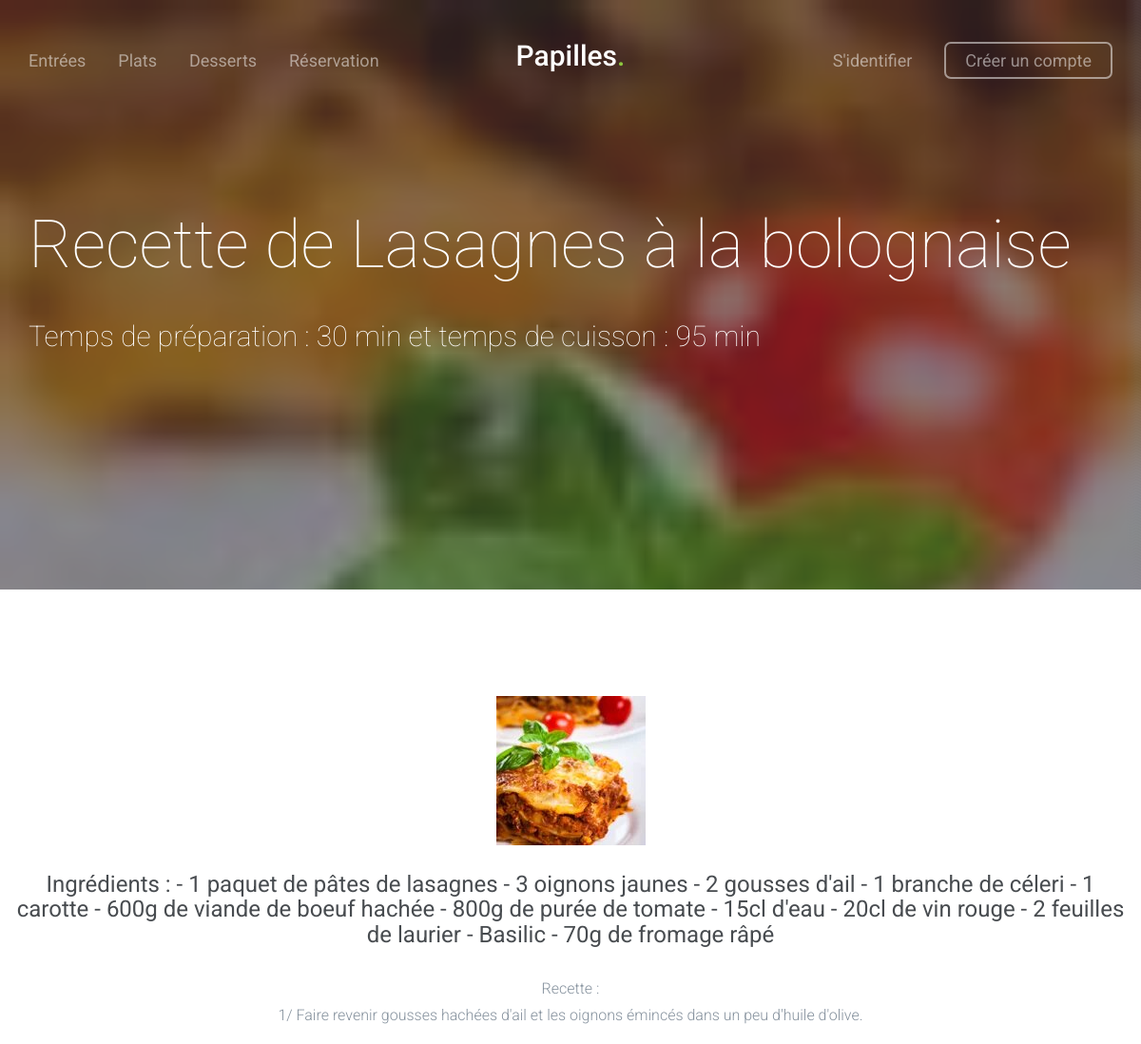
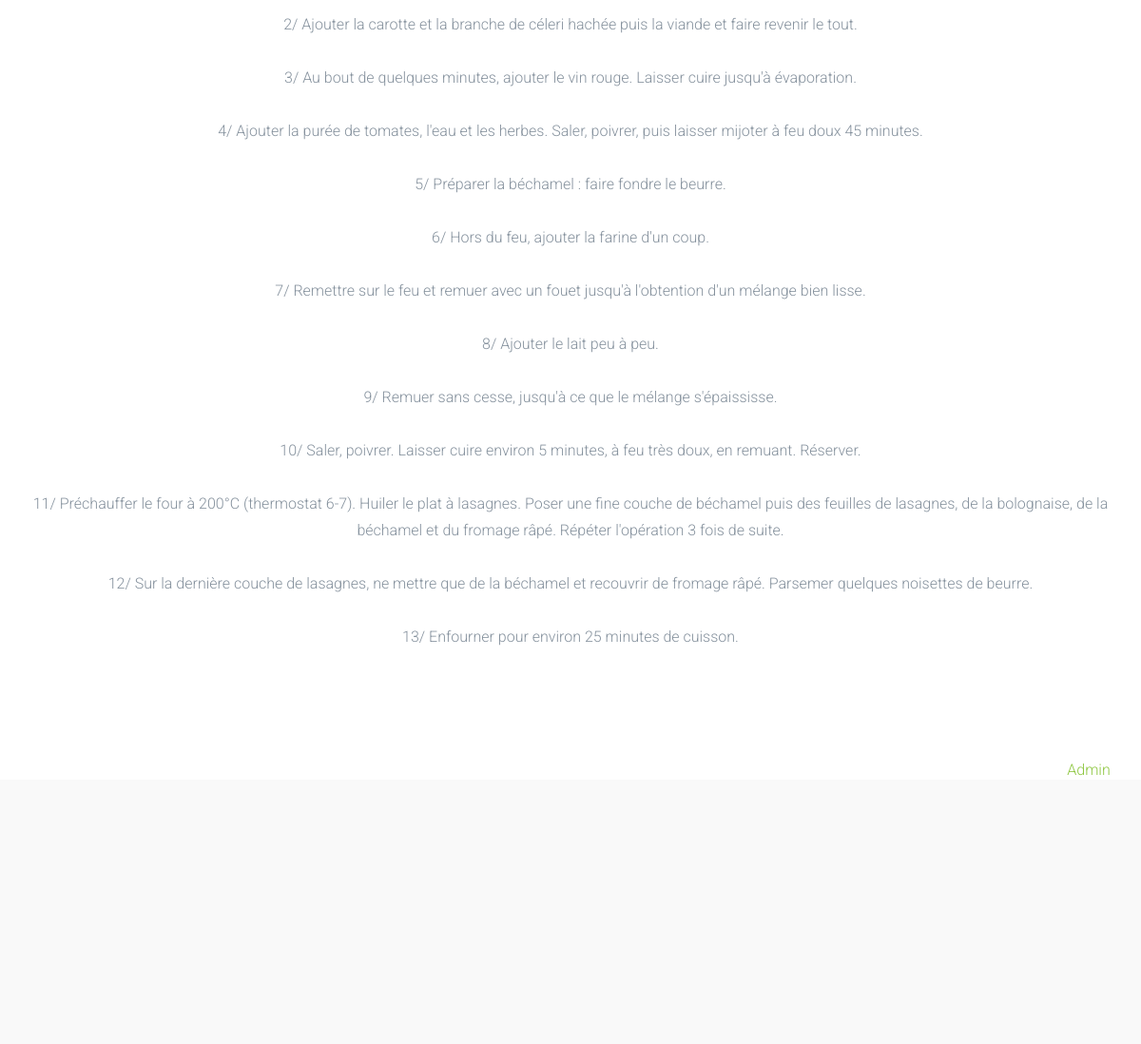
The page /index.php?recette=3 on the database its author committed (2 pictures, top to bottom).
### tables this page shows
CREATE TABLE `Recette` (
  `idrecette` int(11) NOT NULL,
  `idcategorie` int(11) NOT NULL,
  `designation` varchar(30) NOT NULL,
  `description` varchar(42) NOT NULL,
  `ingredients` text NOT NULL,
  `recette` text NOT NULL,
  `tempspreparation` int(11) DEFAULT NULL,
  `tempscuisson` int(11) DEFAULT NULL,
  `imgrecette` varchar(64) NOT NULL
);

### recette/controller/ControllerRecette.php (called while the page is built, shortened)
<?php
class ControllerRecette
{
    private $model;
    public function __construct() {
        $this->model = new RecetteModel();
    }
    public function getRecette($id) {
        $content = $this->model->findOne($id);
        include('recette/view/vue_recette.php');
    }
}

### recette/model/RecetteModel.php (called while the page is built, shortened)
<?php
class RecetteModel extends Model {
    public function __construct() {
        $this->table = "Recette";
    }
    public function findOne($id) {
        $data = $this->read($id);
        return new Recette($data);
    }
}

### recette/model/Model.php (called while the page is built, shortened)
<?php
class Model
{
    private $connexion;
    protected $table;
    public function __construct() {
        $db = new Database();
        $this->connexion = $db->getConnection();
    }
    public function read($id)
    {
        $sql = "SELECT * FROM " . $this->table . " WHERE idrecette=" . $id;
        $retour = $this->connexion->query($sql);
        $content = $retour->fetch(PDO::FETCH_ASSOC);
        return $content;
    }
}

### recette/config/Database.php (called while the page is built, shortened)
<?php
class Database
{
    private $_host = "localhost";
    private $_db_name = "SiteWebRecette";
    private $_username = "user";
    private $_password = "user";
    public function getConnection() {
        $this->_conn = null;
        try {
            $this->_conn = new \PDO("mysql:host=" . $this->_host . ";dbname=" . $this->_db_name, $this->_username, $this->_password);
            $this->_conn->exec("set names utf8");
        } catch (\PDOException $exception) {
            echo "Connection error: " . $exception->getMessage();
        }
        return $this->_conn;
    }
}

### recette/entity/Recette.php (called while the page is built, shortened)
<?php
class Recette
{
    public function hydrate(array $donnees)
    {
        foreach ($donnees as $key => $value)
        {
            $method = 'set'.ucfirst($key);
        }
    }
    public function setDesignation($designation)
    {
        $this->designation = $designation;
    }
    public function setIngredients($ingredients)
    {
        $this->ingredients = $ingredients;
    }
    public function setRecette($recette)
    {
        $this->recette = $recette;
    }
    public function setTempsPreparation($temps_preparation)
    {
        $this->temps_preparation = $temps_preparation;
    }
    public function setTempsCuisson($temps_cuisson)
    {
        $this->temps_cuisson = $temps_cuisson;
    }
    public function setImgRecette($img_recette)
    {
        $this->img_recette = $img_recette;
    }
}

### recette/view/vue_recette.php (the view, shortened to what this page needs)
<!DOCTYPE html>
 <html class="no-js">
<head>
    <link rel="stylesheet" href="../../css/animate.css">
    <link rel="stylesheet" href="../../css/flexslider.css">
    <link rel="stylesheet" href="../../css/icomoon.css">
    <link rel="stylesheet" href="../../css/magnific-popup.css">
    <link rel="stylesheet" href="../../css/bootstrap.css">
    <link rel="stylesheet" href="../../css/style.css">
</head>
<body>
<div id="fh5co-page">
    <section id="fh5co-header">
        <div class="container">
            <nav role="navigation">
                <ul class="pull-left left-menu">
                    <li><a href="index.php?id=1">Entrées</a></li>
                    <li><a href="index.php?id=2">Plats</a></li>
                    <li><a href="index.php?id=3">Desserts</a></li>
                    <li><a href="index.php?id=4">Réservation</a></li>
                </ul>
                <h1 id="fh5co-logo"><a href="../../index.php">Papilles<span>.</span></a></h1>
                <ul class="pull-right right-menu">
                    <?php if(isset($_SESSION['login'])) : ?>
                        <li><p class="login">Bonjour <?=$_SESSION['login'] ?></p></li>
                        <li><a href="logout.php">Déconnexion</a></li>
                    <?php else : ?>
                        <li><a href="index.php?action=login">S'identifier</a></li>
                        <li class="fh5co-cta-btn"><a href="index.php?action=save">Créer un compte</a></li>
                    <?php endif; ?>
                </ul>
            </nav>
        </div>
    </section>
    <section id="fh5co-hero" class="no-js-fullheight" style="background-image: url(<?=$content->img_recette ?>);" data-next="yes">
        <div class="fh5co-overlay"></div>
        <div class="container">
            <div class="fh5co-intro no-js-fullheight">
                <div class="fh5co-intro-text">
                    <h2 class="animate-box">Recette de <?=$content->designation ?></h2>
                    <h3 class="animate-box">Temps de préparation : <?=$content->temps_preparation ?> min et temps de cuisson : <?=$content->temps_cuisson ?> min</h3>
                </div>
            </div>
        </div>
    </section>
    <div id="fh5co-about">
        <div class="container">
            <div class="row">
                <div class="fh5co-person">
                    <img src=<?=$content->img_recette ?> alt="img_food" class="img-recette" align="center" /><br />
                    <h3>Ingrédients : <?=$content->ingredients ?></h3>
                    <p>Recette : <br /><?=nl2br($content->recette) ?></p>
                </div>
            </div>
        </div>
    </div>
</div>
</body>
</html>
<?php
include('footer.php');
?>

### index.php (shortened to what this page needs)
<?php
function chargerClasse($classe)
{
    $classe=str_replace('\\','/',$classe);
}
?>
<!DOCTYPE html>
<html lang="en">
<head>
</head>
<body>
<?php
$cRecette = new ControllerRecette();
if (isset($_GET['id'])) {
    if ($_GET['id'] == 1)
        $cRecette->getEntree();
    else if ($_GET['id'] == 2)
        $cRecette->getPlat();
    else if ($_GET['id'] == 3)
        $cRecette->getDessert();
    else if ($_GET['id'] == 4)
        $cRecette->getReservation();
} else if (isset($_GET['recette'])) {
    $id = $_GET['recette'];
    $cRecette->getRecette($id);
} else if (isset($_GET['action'])) {
    if (($_GET['action']) === "save")
        $cRecette->ajouterCompte();
    else if (($_GET['action']) === "login")
        $cRecette->connecterMembre();
} else if (isset($_GET['reserver'])) {
    $number = $_GET['reserver'];
    $cRecette->reservation($number);
} else if (isset($_GET['paiement'])) {
    $number = $_GET['paiement'];
    $personne = $_POST['personne'];
    $cRecette->payer($number,$personne);
    unset($_POST);
} else
    $cRecette->getRandom();
?>
</body>
</html>

### footer.php (shortened to what this page needs)
<footer>
    <div id="fh5co-page">
        <section id="fh5co-projects">
            <p>	<a id="goto-admin" href="index.php?admin=1">Admin</a></p>
        </section>
    </div>
</footer>

### css/style.css (style rules this page uses)
body { font-family: "Roboto", Arial, sans-serif; font-size: 16px; line-height: 28px; font-weight: 300; color: #85919d; height: 100%; position: relative; }
a { color: #8dc63f; -webkit-transition: 0.5s; -o-transition: 0.5s; transition: 0.5s; }
p, figure { margin-bottom: 1.5em; }
h1, h2, h3, h4, h5, h6 { color: #484c50; font-family: "Roboto", Arial, sans-serif; font-weight: 400; margin: 0 0 30px 0; }
body { background: #efefef url(../images/white_wave.png) repeat; }
#fh5co-header { position: absolute; width: 100%; left: 0; padding-top: 50px; z-index: 12; }
#fh5co-header #fh5co-logo { text-align: center; display: block; position: absolute; width: 100%; left: 0; top: -12px; z-index: 1; }
#fh5co-header #fh5co-logo a { font-size: 30px; font-weight: 500; color: white; }
#fh5co-header #fh5co-logo a span { color: #8dc63f; }
#fh5co-header nav { position: relative; }
#fh5co-header nav ul { padding: 0; margin: 0; z-index: 2; position: relative; }
#fh5co-header nav ul li { display: inline; }
#fh5co-header nav ul li a { font-size: 18px; color: rgba(255, 255, 255, 0.5); font-weight: 400; }
#fh5co-header nav ul li.fh5co-cta-btn a { position: relative; border-bottom: none; padding: 7px 20px; border: 2px solid rgba(255, 255, 255, 0.5); -webkit-border-radius: 7px; -moz-border-radius: 7px; -ms-border-radius: 7px; border-radius: 7px; }
#fh5co-header nav ul.left-menu li { margin-right: 30px; }
#fh5co-header nav ul.right-menu li { margin-left: 30px; }
#fh5co-hero { background-color: transparent; background-size: cover; background-attachment: fixed; background-repeat: no-repeat; position: relative; width: 100%; }
#fh5co-hero .fh5co-overlay { position: absolute; top: 0; left: 0; right: 0; bottom: 0; background: #2a2d36; opacity: .54; z-index: 9; }
#fh5co-hero .fh5co-intro { display: table; width: 100%; z-index: 10; position: relative; }
#fh5co-hero .fh5co-intro > div { vertical-align: middle; display: table-cell; }
#fh5co-hero .fh5co-intro > div h2 { font-size: 70px; line-height: 87px; font-weight: 100; color: white; }
#fh5co-hero .fh5co-intro > div h3 { font-weight: 100; font-size: 30px; line-height: 45px; color: white; }
.no-js-fullheight { height: 620px; }
#fh5co-features, #fh5co-features-2, #fh5co-features-3, #fh5co-features-4, #fh5co-projects, #fh5co-testimonials, #fh5co-about, #fh5co-subscribe, #fh5co-info, #fh5co-pricing, #fh5co-faqs, #fh5co-footer { background-color: #fff; padding: 7em 0; }
#fh5co-projects { background: #f9f9f9; }
img.img-recette { display: block; margin-left: auto; margin-right: auto }
.fh5co-person { text-align: center; }
#fh5co-offcanvas, .fh5co-nav-toggle, #fh5co-page { -webkit-transition: 0.5s; -o-transition: 0.5s; transition: 0.5s; }
#fh5co-offcanvas, .fh5co-nav-toggle, #fh5co-page { position: relative; }
#fh5co-page { z-index: 2; -webkit-transition: 0.5s; -o-transition: 0.5s; transition: 0.5s; }
#fh5co-offcanvas ul li { padding: 0; margin: 0 0 10px 0; list-style: none; line-height: 28px; }
#fh5co-offcanvas ul li a { font-size: 18px; color: rgba(255, 255, 255, 0.7); }
.js .animate-box { opacity: 0; }
footer { clear: both; position: relative; width: 100%; height: 100px; background-color: #262016; text-align: center; margin-bottom:20px; }
footer p { padding-top : 30px; }
a#goto-admin { display: block; width: 50px; height: 20px; line-height: 20px; position: absolute; right: 30px; top: -20px; }

### rows shown on the page
recette: imgrecette (picture), designation "Lasagnes à la bolognaise", tempspreparation "30", tempscuisson "95", ingredients "- 1 paquet de pâtes de lasagnes - 3 oignons jaunes - 2 gousses d'ail - 1 branche de céleri - 1 carotte - 600g de viande de boeuf hachée - 800g de purée de tomate - 15cl d'eau - 20cl de vin rouge - 2 feuilles de laurier - Basilic - 70g de fromage râpé", recette "1/ Faire revenir gousses hachées d'ail et les oignons émincés dans un peu d'huile d'olive. 2/ Ajouter la carotte et la branche de céleri hachée puis la viande et faire revenir le tout. 3/ Au bout de quelques minutes, ajouter le vin rouge. Laisser cuire jusqu'à évaporation. 4/ Ajouter la purée de tomates, l'eau et les herbes. Saler, poivrer, puis laisser mijoter à feu doux 45 minutes. 5/ Préparer la béchamel : faire fondre le beurre. 6/ Hors du feu, ajouter la farine d'un coup. 7/ Remettre sur le feu et remuer avec un fouet jusqu'à l'obtention d'un mélange bien lisse. 8/ Ajouter le lait peu à peu. 9/ Remuer sans cesse, jusqu'à ce que le mélange s'épaississe. 10/ Saler, poivrer. Laisser cuire…"
